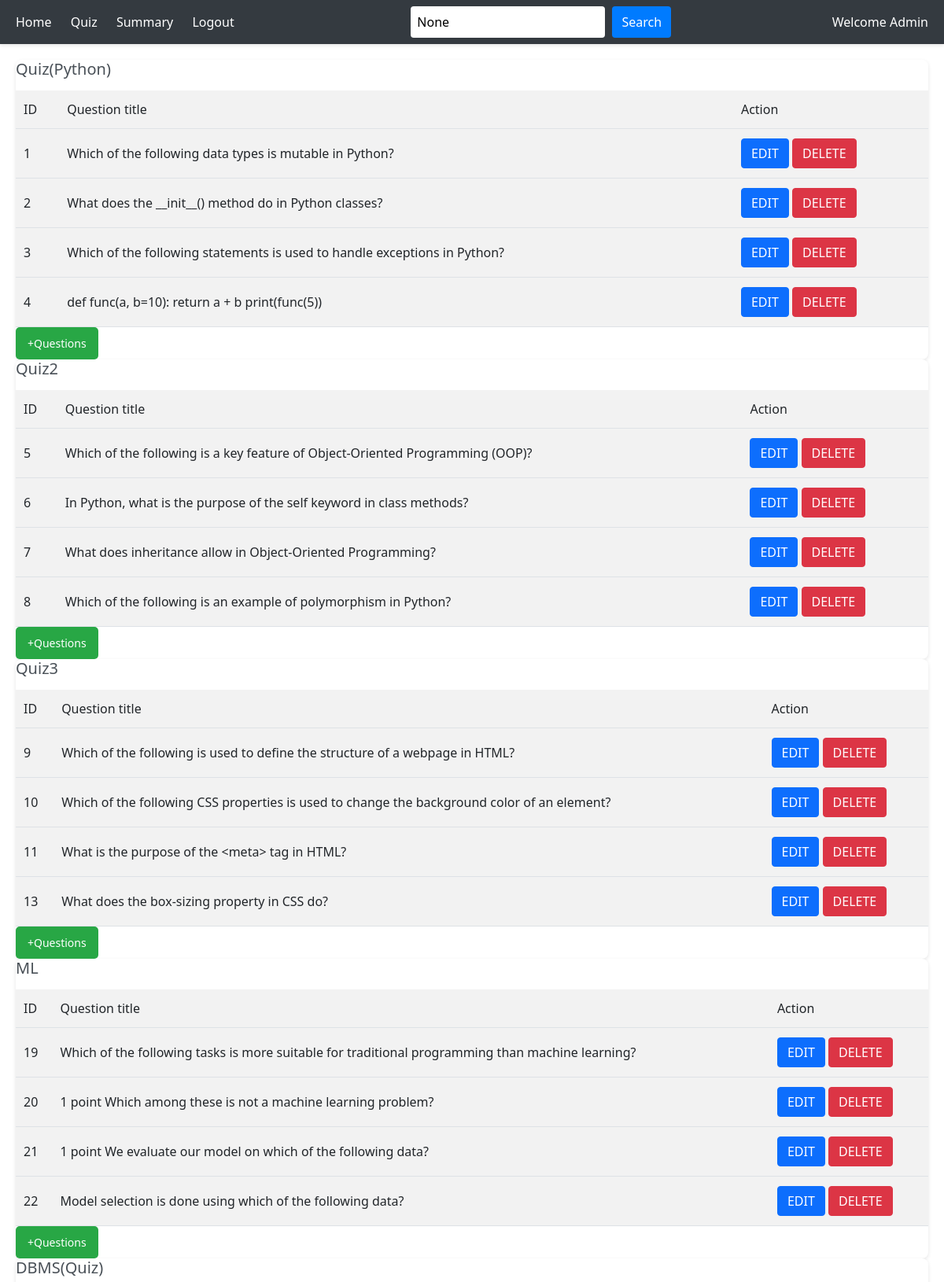
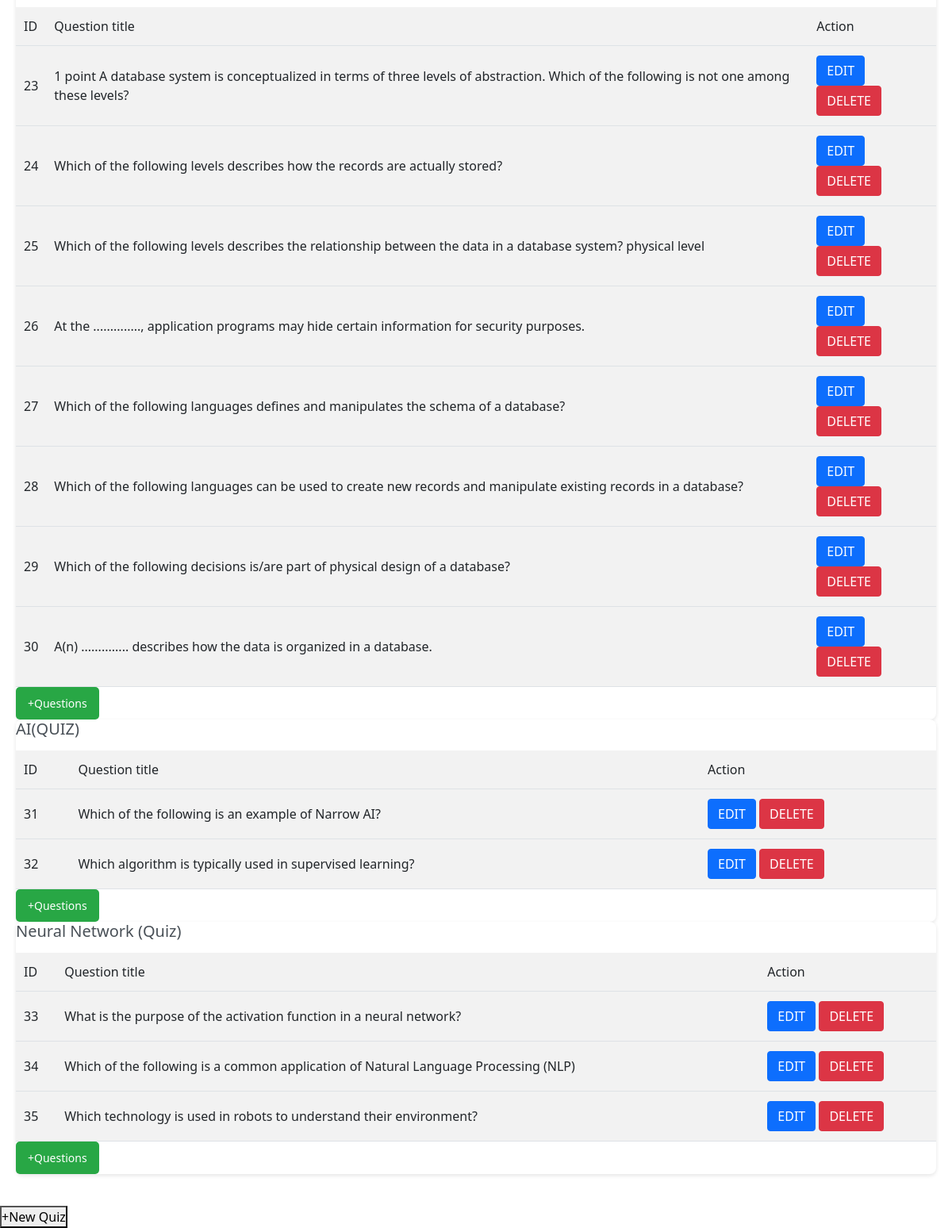
/quiz_management (signed in), run on the app's committed database (2 pictures, top to bottom).
### application/models.py (models this page shows)
class Quiz(db.Model):
    id = db.Column(db.Integer, primary_key=True)
    chapter_id = db.Column(db.Integer, db.ForeignKey('chapter.id'), nullable=False)
    date_of_quiz = db.Column(db.Date)
    time_duration = db.Column(db.Time)
    is_active = db.Column(db.Boolean, default=True)
    title = db.Column(db.String())
    questions = db.relationship('Question', backref='quiz', lazy=True, cascade="all, delete-orphan")
    scores = db.relationship('Score', backref='quiz', lazy=True, cascade="all, delete-orphan")

class Question(db.Model):
    id = db.Column(db.Integer, primary_key=True)
    quiz_id = db.Column(db.Integer, db.ForeignKey('quiz.id'), nullable=False)
    question_title = db.Column(db.String(), nullable=False)
    option1 = db.Column(db.String(), nullable=False)
    option2 = db.Column(db.String(), nullable=False)
    option3 = db.Column(db.String(), nullable=False)
    option4 = db.Column(db.String(), nullable=False)
    correct_option = db.Column(db.Integer, nullable=False)

### application/controllers.py (the view)
@app.route("/quiz_management", methods=["GET", "POST"])
def quiz_management():
    if ("user_id" not in session or User.query.get(session["user_id"]).is_admin != "admin"):
        return redirect(url_for("login"))
    search_query = request.args.get("search_query")
    quizzes = (
        Quiz.query.filter(Quiz.title.ilike(f"%{search_query}%"))
        if search_query
        else Quiz.query.all()
    )
    for quiz in quizzes:
        quiz.questions = Question.query.filter_by(quiz_id=quiz.id).all()
    return render_template("quiz_management.html", quizzes=quizzes, search_query=search_query)

### templates/quiz_management.html (shortened to what this page needs)
<!DOCTYPE html>
<html lang="en">
<head>
    <link rel="stylesheet" href="{{url_for('static', filename='admin_quizm.css')}}">
    <link href="https://cdn.jsdelivr.net/npm/bootstrap@5.0.2/dist/css/bootstrap.min.css" rel="stylesheet"
>
</head>
</head>
<body>
    <div id="main">
        <div class="navbar">
            <div>
                <a href="{{url_for('admin_dashboard')}}">Home</a>
                <a href="#">Quiz</a>
                <a href="{{url_for('admin_summary')}}">Summary</a>
                <a href="{{ url_for('logout') }}">Logout</a>
            </div>
            <div class="search">
                <form action="{{ url_for('quiz_management') }}" method="GET">
                    <input type="text" name="search_query" placeholder="search" value="{{ search_query }}">
                    <button type="submit">Search</button>
                </form>
            </div>
            <div>Welcome Admin</div>
        </div>
        <div class="dashboard">
            <div class="subject-container">
                {% for quiz in quizzes %}
                <div class="subject-card">
                    <h3>{{quiz.title}} </h3>
                    <table class="chapter-table">
                        <tr>
                            <th>ID</th>
                            <th>Question title </th>
                            <th>Action</th>
                        </tr>
                        {% for question in quiz.questions %}
                        <tr>
                            <th>{{question.id}}</th>
                            <th>{{ question.question_title}}</th>
                            <th>
                                <a href="{{url_for('edit_question', question_id = question.id)}}" class="btn-btn-primary"><button type="submit" class="btn btn-primary">Edit</button></a>
                                <a href="{{url_for('delete_question', question_id = question.id)}}" class="btn-btn-primary"><button type="submit" class="btn btn-danger">Delete</button></a>
                            </th>
                        </tr>
                        {% endfor %}
                    </table>
                    <a href="{{url_for('new_question', quiz_id= quiz.id)}}"><button class="add-chapter">+Questions</button></a>
                </div>
                {% endfor %}
            </div>
        </div>
    </div>
    <a href="{{url_for('new_quiz')}}"><button class="btn-btn-primary"> +New Quiz </button></a>
</body>
</html>

### static/admin_quizm.css (style rules this page uses)
* { margin:0px; padding:0px; box-sizing: border-box; }
body { font-family: Arial,sans-serif; margin:0px; padding:0px; background-color: #f4f6f9; color: #333; }
#main { display:flex; flex-direction : column; min-height: 100vh; }
.navbar { background-color:#343a40; color:white; padding:15px 20px; display:flex; justify-content: space-between; align-items:center; box-shadow: 0 2px 4px rgba(0,0,0,0.1); }
.navbar a { color: #fff; text-decoration:None; margin-right:20px; font-weight: 500; transition: color 0.3s ease; }
.navbar .search { display:flex; align-items:center; }
.navbar input[type="text"] { padding:8px; border:none; border-radius:4px; margin-right: 5px; }
.navbar button { background-color: #007bff; color:white; border:none; padding: 8px 12px; border-radius: 4px; cursor: pointer; transition: background-color 0.3s ease; }
.dashboard { padding:20px; flex-wrap: wrap; justify-content: flex-start; gap:20px; }
.subject-container { flex: 1 1 300px; margin-bottom: 20px; }
.subject-card { background-color: #fff; border:1ps solid #ddd; border-radius:8px; box-shadow: 0 2px 5px rgba(0,0,0,0.1); transition: transform 0.3s ease; height: 100%; display:flex; flex-direction:column; }
.subject-card h3 { font-size: 20px; margin-bottom: 15px; color: #495057; }
.chapter-table th, .chapter-table td { border-bottom: 1px solid #dee2e6; padding: 12px 10px; text-align: left; }
.chapter-table th { background-color: #f2f2f2; font-weight: 500; }
.btn { padding:8px 12px; border: none; border-radius: 4px; cursor:pointer; text-transform: uppercase; font-size: 12px; font-weight: 500; transition: background-color 0.3s ease; text-decoration:none; display:inline-block; }
.btn-primary { background-color: #007bff; color: white; }
.btn-danger { background-color: #6c757d; color: white; }
.add-chapter { background-color: #28a745; color: white; border: none; padding: 10px 15px;; border-radius: 5px; cursor: pointer; font-size: 14px; transition: background-color 0.3s ease; margin-top:auto; }

### data on the page
Quiz: title "Quiz(Python)"
Question: id "1", question_title "Which of the following data types is mutable in Python?"
Question: id "2", question_title "What does the __init__() method do in Python classes?"
Question: id "3", question_title "Which of the following statements is used to handle exceptions in Python?"
Question: id "4", question_title "def func(a, b=10): return a + b print(func(5))"
Quiz: title "Quiz2"
Question: id "5", question_title "Which of the following is a key feature of Object-Oriented Programming (OOP)?"
Question: id "6", question_title "In Python, what is the purpose of the self keyword in class methods?"
Question: id "7", question_title "What does inheritance allow in Object-Oriented Programming?"
Question: id "8", question_title "Which of the following is an example of polymorphism in Python?"
Quiz: title "Quiz3"
Question: id "9", question_title "Which of the following is used to define the structure of a webpage in HTML?"
Question: id "10", question_title "Which of the following CSS properties is used to change the background color of an element?"
Question: id "11", question_title "What is the purpose of the <meta> tag in HTML?"
Question: id "13", question_title "What does the box-sizing property in CSS do?"
Quiz: title "ML"
Question: id "19", question_title "Which of the following tasks is more suitable for traditional programming than machine learning?"
Question: id "20", question_title "1 point Which among these is not a machine learning problem?"
Question: id "21", question_title "1 point We evaluate our model on which of the following data?"
Question: id "22", question_title "Model selection is done using which of the following data?"
Quiz: title "DBMS(Quiz)"
Question: id "23", question_title "1 point A database system is conceptualized in terms of three levels of abstraction. Which of the following is not one among these levels?"
Question: id "24", question_title "Which of the following levels describes how the records are actually stored?"
Question: id "25", question_title "Which of the following levels describes the relationship between the data in a database system? physical level"
Question: id "26", question_title "At the .............., application programs may hide certain information for security purposes."
Question: id "27", question_title "Which of the following languages defines and manipulates the schema of a database?"
Question: id "28", question_title "Which of the following languages can be used to create new records and manipulate existing records in a database?"
Question: id "29", question_title "Which of the following decisions is/are part of physical design of a database?"
Question: id "30", question_title "A(n) .............. describes how the data is organized in a database."
Quiz: title "AI(QUIZ)"
Question: id "31", question_title "Which of the following is an example of Narrow AI?"
Question: id "32", question_title "Which algorithm is typically used in supervised learning?"
Quiz: title "Neural Network (Quiz)"
Question: id "33", question_title "What is the purpose of the activation function in a neural network?"
Question: id "34", question_title "Which of the following is a common application of Natural Language Processing (NLP)"
Question: id "35", question_title "Which technology is used in robots to understand their environment?"
